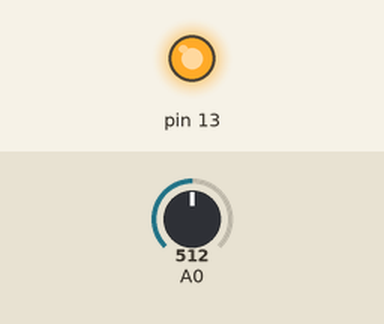
Simulated run of this sketch. Board: Arduino Uno, built with avr-gcc and run on an emulated ATmega328P. Shown: output pins drawn as LEDs (lit = HIGH). The test bench sets the inputs (shaded band); at power-on: A0 = 512. What the sketch prints to the serial monitor is not drawn.

Above: at 0.1 s.
Timing chart, 0 to 1.7 s (numbered marks = the images above):
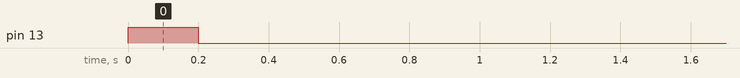

The sketch:

_150122_Lab2.ino
```cpp
/*
objective: complete lab 2: read
  from an IR sensor, and perform an
  action once a threshold has been crossed
*/


void setup(){
	Serial.begin(9600);
	pinMode(13,OUTPUT);
	digitalWrite(13,LOW);
	digitalWrite(13,HIGH);
	delay(200);
	digitalWrite(13,LOW);

	delay(1000);
	Serial.println("starting");

}

void loop(){
	int a = analogRead(0);
	Serial.println(analogRead(0));
	if(a>300) digitalWrite(13,LOW);
	else digitalWrite(13,HIGH);
	delay(200);
}
```
